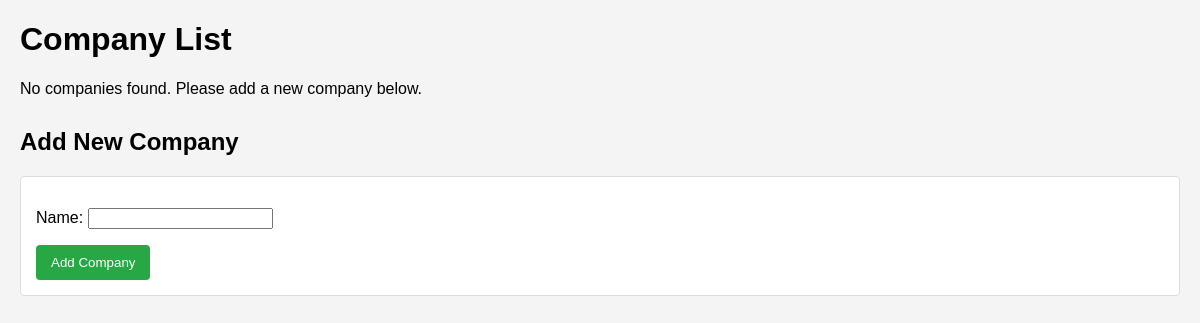
/companies/, run on an earlier commit of the app's database.
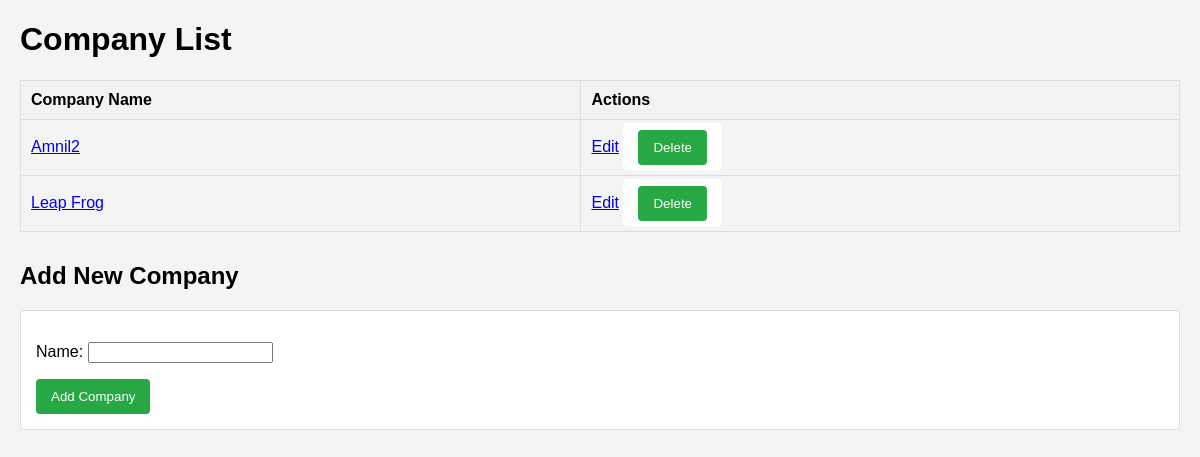
And on a later commit of the database.
### companies/models.py (models this page shows, shortened)
class Company(models.Model):
    name = models.CharField(max_length=255, unique=True)  # Company name must be unique across all companies.

### companies/views.py (the view)
# urls.py: path('companies/', company_list, name='company_list'),
def company_list(request):
    if request.method == 'POST':
        form = CompanyForm(request.POST)
        if form.is_valid():
            company = form.save()
            create_database(company.name)  # Create a unique database for each company
            return redirect('company_list')
    else:
        form = CompanyForm()
    companies = Company.objects.all()  # Fetch all existing companies
    return render(request, 'company_list.html', {'companies': companies, 'form': form})

### companies/forms.py
class CompanyForm(forms.ModelForm):
    class Meta:
        model = Company
        fields = ['name']

### companies/templates/company_list.html (shortened to what this page needs)
<!DOCTYPE html>
<html lang="en">
<head>
    {% load static %}
    <link rel="stylesheet" href="{% static 'company_list.css' %}">
</head>
<body>
    <h1>Company List</h1>
    {% if companies %}
    <table>
        <thead>
            <tr>
                <th>Company Name</th>
                <th>Actions</th>
            </tr>
        </thead>
        <tbody>
            {% for company in companies %}
            <tr>
                <td>
                    <a href="{% url 'add_student' company.id %}">{{ company.name }}</a>
                </td>
                <td>
                    <a href="{% url 'update_company' company.id %}">Edit</a>
                    <form action="{% url 'delete_company' company.id %}" method="POST" style="display:inline;">
                        <button type="submit"
                            onclick="return confirm('Are you sure you want to delete this company?');">Delete</button>
                    </form>
                </td>
            </tr>
            {% endfor %}
        </tbody>
    </table>
    {% else %}
    <p>No companies found. Please add a new company below.</p>
    {% endif %}
    <h2>Add New Company</h2>
    <form method="POST" class="addCompanyForm">
        {{ form.as_p }}
        <button type="submit">Add Company</button>
    </form>
</body>
</html>

What changed in the data, as far as the page shows it:
added Company: name "Amnil2"
added Company: name "Leap Frog"
Also different on the page:
text no longer shown: "No companies found. Please add a new company below."
text now shown: "Company Name Actions"
